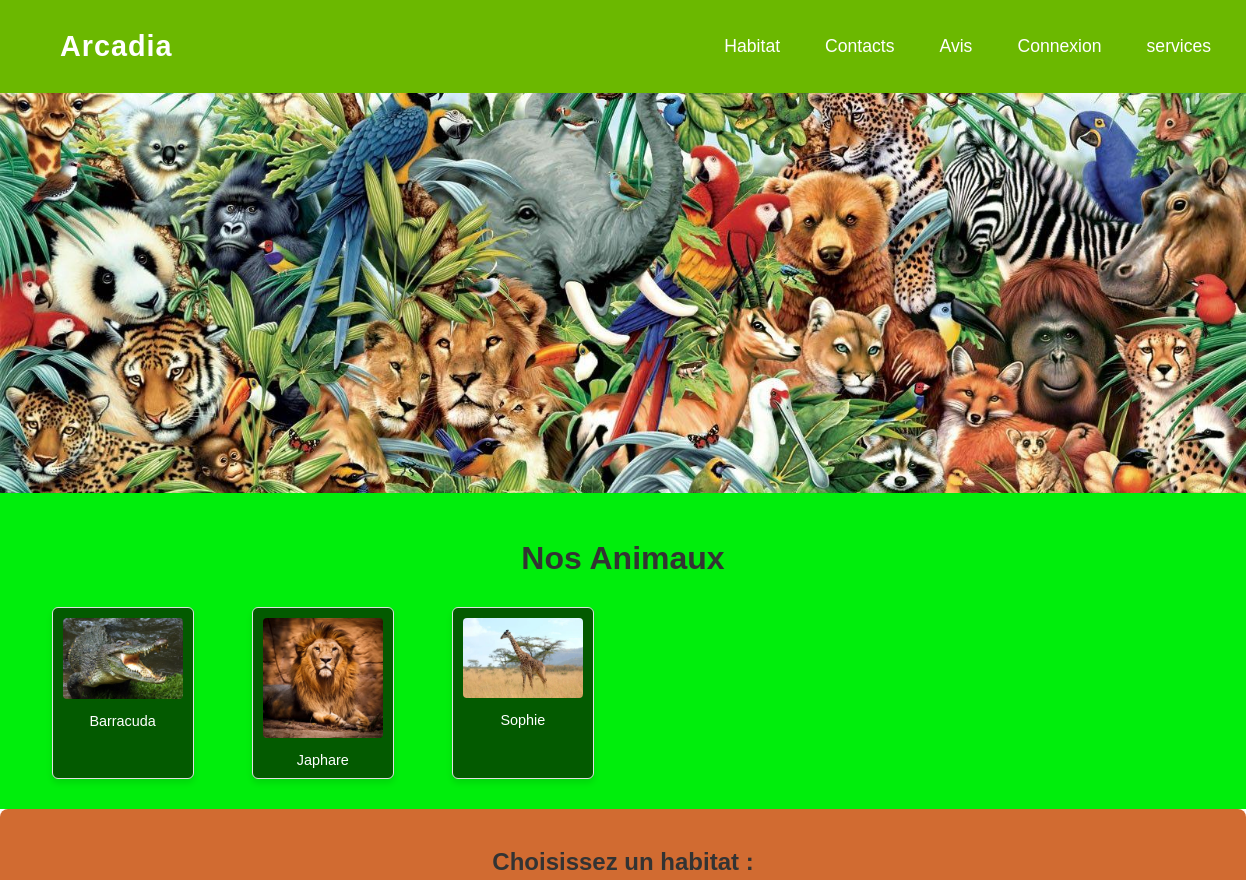
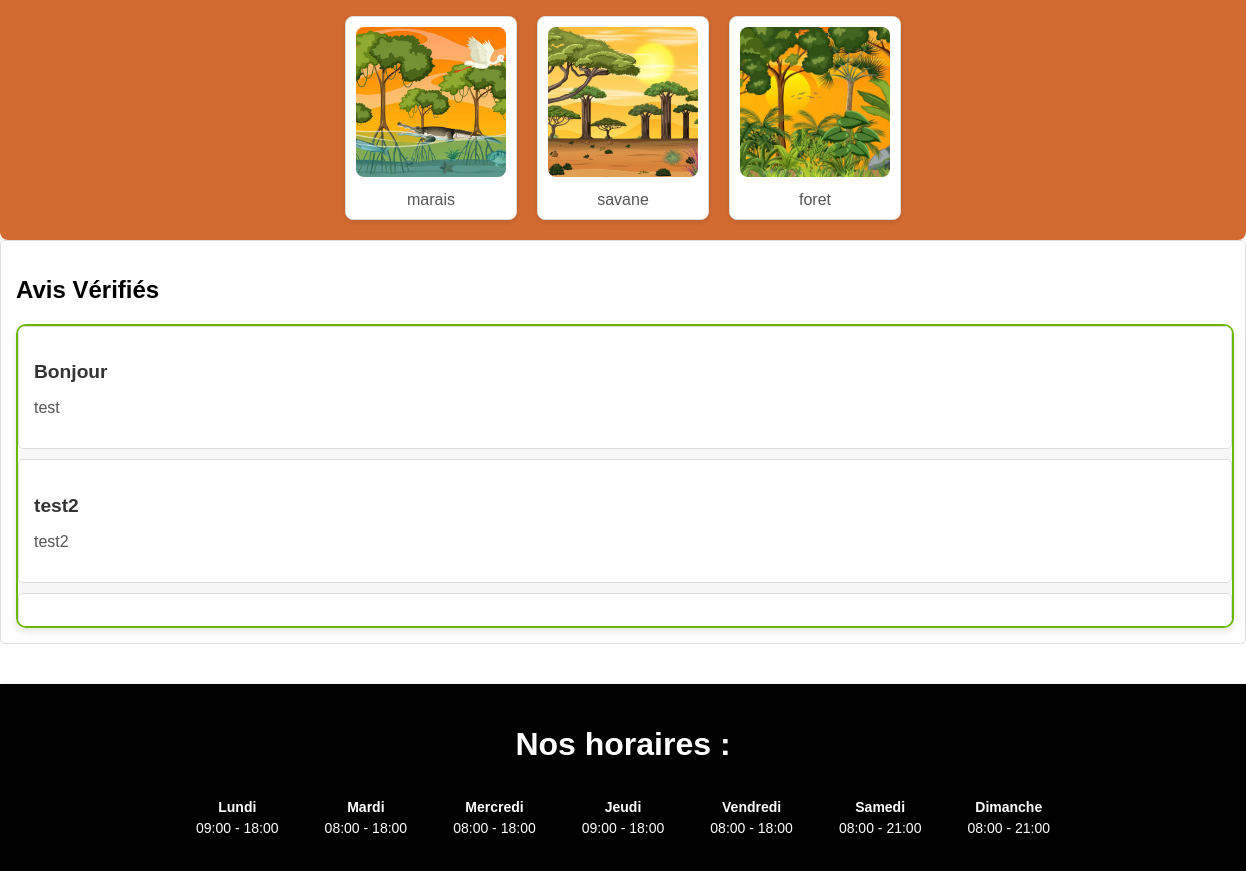
The page / on the database its author committed (2 pictures, top to bottom).
### tables this page shows
CREATE TABLE `animals` (
  `id` int(11) NOT NULL,
  `name` varchar(255) NOT NULL,
  `breed` varchar(255) NOT NULL,
  `image_url` varchar(255) DEFAULT NULL,
  `status` varchar(50) DEFAULT NULL,
  `food_type` varchar(255) DEFAULT NULL,
  `food_amount` int(11) DEFAULT NULL,
  `feeding_time` datetime DEFAULT NULL,
  `vet_visit_date` date DEFAULT NULL,
  `details` text DEFAULT NULL,
  `habitat_id` int(11) DEFAULT NULL,
  `click_count` int(11) DEFAULT 0
);

CREATE TABLE `habitats` (
  `id` int(11) NOT NULL,
  `name` varchar(255) NOT NULL,
  `image_url` varchar(255) NOT NULL,
  `page_url` varchar(255) NOT NULL
);

CREATE TABLE `avis` (
  `id` int(11) NOT NULL,
  `pseudo` varchar(100) NOT NULL,
  `avis` text NOT NULL,
  `status` tinyint(1) DEFAULT 0,
  `created_at` timestamp NOT NULL DEFAULT current_timestamp()
);

CREATE TABLE `horaires` (
  `id` int(11) NOT NULL,
  `jour` varchar(20) NOT NULL,
  `ouverture` time DEFAULT NULL,
  `fermeture` time DEFAULT NULL
);

### index.php (the view, shortened to what this page needs)
<?php
include 'login/db.php';
$sql = "SELECT * FROM avis WHERE status = 1";
$stmt = $pdo->prepare($sql);
$stmt->execute();
$avisList = $stmt->fetchAll(PDO::FETCH_ASSOC);
?>
<!DOCTYPE html>
<html lang="fr">
<head>
    <link rel="stylesheet" href="css/style.css">
    <link rel="stylesheet" href="css/habitat.css">
    <link rel="stylesheet" href="css/footer.css">
    <link rel="stylesheet" href="css/header.css">
    <link rel="stylesheet" href="css/avis.css">
    <link rel="stylesheet" href="css/animals.css">
</head>
    <header>
        <?php include 'php/header.php'; ?>
    </header>
<body>
<section style="background-image: url('img/background.jpg'); background-size: cover; background-position: center; height: 400px;">
</section>
<section class="animal-section">
    <h2>Nos Animaux</h2>
    <?php include 'php/animals.php'; ?>
</section>
<?php
$conn = new mysqli('localhost', 'root', '', 'ecf');
$sql = "SELECT * FROM habitats";
$result = $conn->query($sql);
?>
<section class="habitat-selection">
    <h2 class="habitat-title">Choisissez un habitat :</h2>
    <ul class="habitat-list">
        <?php
        if ($result->num_rows > 0) {
            while ($habitat = $result->fetch_assoc()) {
                $page_url = $habitat['page_url'];
                $name = $habitat['name'];
                $image_url = $habitat['image_url'];
                echo "<li class='habitat-item'>
                        <a href='habitats/{$page_url}.php?page_url={$page_url}'>
                            <button class='habitat-button'>
                                <img src='admin/uploads/{$image_url}' alt='Image de l'habitat {$name}' class='habitat-image'>
                            </button>
                        </a>
                        <p class='habitat-name'>{$name}</p>
                      </li>";
            }
        } else {
            echo "<p>Aucun habitat trouvé.</p>";
        }
        ?>
    </ul>
</section>
<section class="avis">
<h2>Avis Vérifiés</h2>
    <?php if (!empty($avisList)): ?>
        <div class="avis-container">
            <div class="avis-wrapper">
                <?php foreach ($avisList as $avis): ?>
                    <div class="avis">
                        <h3><?php echo htmlspecialchars($avis['pseudo']); ?></h3>
                        <p><?php echo htmlspecialchars($avis['avis']); ?></p>
                    </div>
                <?php endforeach; ?>
            </div>
        </div>
    <?php else: ?>
        <p>Aucun avis vérifié pour le moment.</p>
    <?php endif; ?>
</section>
</body>
<?php
include 'login/db.php';
$sql = "SELECT * FROM horaires";
$stmt = $pdo->prepare($sql);
$stmt->execute();
$horaires = $stmt->fetchAll(PDO::FETCH_ASSOC);
?>
<footer class="footer">
    <div class="footer-content">
        <h1>Nos horaires :</h1>
        <div class="horaires-container">
            <?php foreach ($horaires as $horaire): ?>
                <div class="jour">
                    <p><?php echo $horaire['jour']; ?></p>
                    <p><?php echo date('H:i', strtotime($horaire['ouverture'])) . ' - ' . date('H:i', strtotime($horaire['fermeture'])); ?></p>
                </div>
            <?php endforeach; ?>
        </div>
    </div>
</footer>
</html>

### php/header.php
<header>
    <div class="logo">
        <a href="index.php">Arcadia</a>
    </div>
    <nav>
        <ul>
            <li><a href="habitat.php">Habitat</a></li>
            <li><a href="contacts.php">Contacts</a></li>
            <li><a href="avis.php   ">Avis</a></li>
            <li><a href="login/login.php">Connexion</a></li>
            <li><a href="service.php">services</a></li>
        </ul>
    </nav>
</header>

### php/animals.php (shortened to what this page needs)
<?php
$conn = new mysqli('localhost', 'root', '', 'ecf');
$sql = "SELECT name, image_url FROM animals";
$result = $conn->query($sql);
if ($result->num_rows > 0) {
    echo '<div class="animal-grid">';
    while ($animal = $result->fetch_assoc()) {
        echo '<div class="animal-card">';
        $imagePath = !empty($animal['image_url']) ? 'admin/' . $animal['image_url'] : 'images/placeholder.png';
        echo '<img src="' . $imagePath . '" alt="' . $animal['name'] . '">';
        echo '<p>' . $animal['name'] . '</p>';
        echo '</div>';
    }
    echo '</div>';
} else {
    echo '<p>Aucun animal à afficher.</p>';
}
?>

### css/style.css (style rules this page uses)
html, body { height: 100%; margin: 0; font-family: Arial, sans-serif; }
body { min-height: 100vh; }

### css/habitat.css (style rules this page uses)
.habitat-selection { padding: 20px; background-color: #D16B31; border-radius: 8px; }
.habitat-title { text-align: center; font-size: 24px; margin-bottom: 20px; color: #333; }
.habitat-list { display: flex; justify-content: center; flex-wrap: wrap; gap: 20px; list-style-type: none; padding: 0; margin: 0; }
.habitat-item { display: flex; flex-direction: column; align-items: center; background-color: #fff; border: 1px solid #ddd; border-radius: 8px; padding: 10px; box-shadow: 0 2px 5px rgba(0, 0, 0, 0.1); transition: transform 0.3s; }
.habitat-button { background-color: transparent; border: none; cursor: pointer; padding: 0; }
.habitat-image { width: 150px; height: 150px; object-fit: cover; border-radius: 8px; margin-bottom: 10px; }
.habitat-name { font-size: 16px; color: #555; margin: 0; text-align: center; }

### css/footer.css (style rules this page uses)
.footer { background-color: #000000; color: #ffffff; padding: 20px; text-align: center; margin-top: 40px; box-shadow: 0 4px 8px rgba(0, 0, 0, 0.3); }
.footer p { margin: 5px 0; font-size: 16px; }
.footer-content { max-width: 900px; margin: 0 auto; }
.horaires-container { display: flex; justify-content: space-between; flex-wrap: nowrap; margin-top: 20px; }
.jour { text-align: center; margin: 10px; flex: 1 1 120px; max-width: 120px; }
.jour p { margin: 5px 0; font-size: 14px; }
.jour p:first-child { font-weight: bold; }

### css/header.css (style rules this page uses)
header { display: flex; justify-content: space-between; align-items: center; padding: 10px 30px; background-color: #6BB800; color: white; font-family: Arial, sans-serif; width: 98%; }
header .logo { font-size: 1.8em; font-weight: bold; letter-spacing: 1px; }
header .logo a { color: white; text-decoration: none; }
header nav ul { list-style: none; display: flex; gap: 25px; }
header nav ul li a { color: white; text-decoration: none; font-size: 1.1em; padding: 5px 10px; transition: color 0.3s, background-color 0.3s; border-radius: 5px; }

### css/avis.css (style rules this page uses)
.avis-container { width: 100%; height: 300px; overflow: hidden; position: relative; border: 2px solid #6BB800; border-radius: 10px; background: #f7f7f7; box-shadow: 0 4px 8px rgba(0, 0, 0, 0.1); }
.avis-wrapper { display: flex; flex-direction: column; animation: defilementVertical 20s linear infinite; }
.avis { width: 100%; padding: 15px; background: #fff; border-radius: 5px; border: 1px solid #ddd; margin-bottom: 10px; box-sizing: border-box; transition: transform 0.5s ease-in-out; }
.avis h3 { font-size: 1.2em; color: #333; margin-bottom: 10px; }
.avis p { font-size: 1em; color: #555; }

### css/animals.css (style rules this page uses)
.animal-section { padding: 20px; background-color: #00ee0c; text-align: center; }
.animal-section h2 { font-size: 2rem; color: #333; margin-bottom: 20px; color: #333; }
.animal-grid { display: grid; grid-template-columns: repeat(auto-fill, minmax(160px, 1fr)); gap: 15px; padding: 10px; justify-items: center; }
.animal-card { background-color: #035a00; border: 1px solid #e0e0e0; border-radius: 6px; text-align: center; padding: 10px; box-shadow: 0 4px 6px rgba(0, 0, 0, 0.1); transition: transform 0.3s ease, box-shadow 0.3s ease; }
.animal-card img { max-width: 120px; height: auto; border-radius: 4px; margin-bottom: 10px; }
.animal-card p { font-size: 0.9em; color: #ffffff; margin: 0; text-transform: capitalize; }

### rows shown on the page
animals: image_url (picture), name "Barracuda"
animals: image_url (picture), name "Japhare"
animals: image_url (picture), name "Sophie"
habitats: image_url+name (picture), name "marais"
habitats: image_url+name (picture), name "savane"
habitats: image_url (picture), name "foret"
avis: pseudo "Bonjour", avis "test"
avis: pseudo "test2", avis "test2"
horaires: jour "Lundi", ouverture "09:00", fermeture "18:00"
horaires: jour "Mardi", ouverture "08:00", fermeture "18:00"
horaires: jour "Mercredi", ouverture "08:00", fermeture "18:00"
horaires: jour "Jeudi", ouverture "09:00", fermeture "18:00"
horaires: jour "Vendredi", ouverture "08:00", fermeture "18:00"
horaires: jour "Samedi", ouverture "08:00", fermeture "21:00"
horaires: jour "Dimanche", ouverture "08:00", fermeture "21:00"
